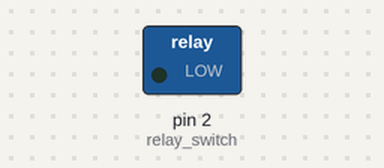
The sketch below on a simulated Arduino Uno, built with avr-gcc and run on an emulated ATmega328P. Shown: switched loads named in the sketch (green lamp = pin HIGH). Dashed ring = blinking.

Above: at 0.5 s.
Timing chart, 0 to 4.6 s (numbered marks = the images above):
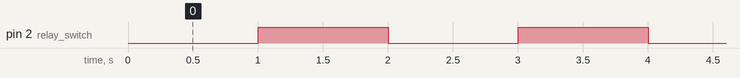

Measured:
- by itself, pin 2 (relay_switch): alternates HIGH for 1.0 s and LOW for 1.0 s

The sketch:

testing_relay.ino
```cpp
const int relay_switch=2;

void setup() {
  pinMode(relay_switch, OUTPUT);
}

void loop() {
  delay(1000);
  digitalWrite(relay_switch, HIGH);
  delay(1000);
  digitalWrite(relay_switch, LOW);
}
```
